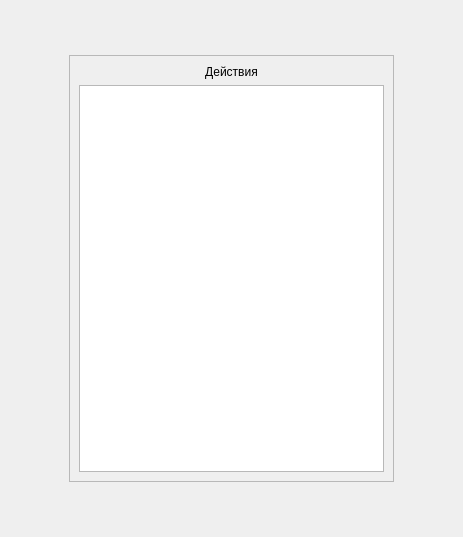
<?xml version="1.0" encoding="UTF-8"?>
<ui version="4.0">
 <class>Form</class>
 <widget class="QWidget" name="Form">
  <property name="geometry">
   <rect>
    <x>0</x>
    <y>0</y>
    <width>463</width>
    <height>537</height>
   </rect>
  </property>
  <property name="windowTitle">
   <string>Actions</string>
  </property>
  <layout class="QGridLayout" name="gridLayout">
   <item row="0" column="0">
    <widget class="QFrame" name="frame_2">
     <property name="minimumSize">
      <size>
       <width>325</width>
       <height>366</height>
      </size>
     </property>
     <property name="maximumSize">
      <size>
       <width>325</width>
       <height>427</height>
      </size>
     </property>
     <property name="frameShape">
      <enum>QFrame::StyledPanel</enum>
     </property>
     <property name="frameShadow">
      <enum>QFrame::Raised</enum>
     </property>
     <layout class="QVBoxLayout" name="verticalLayout_3">
      <item>
       <widget class="QLabel" name="label">
        <property name="text">
         <string>Действия</string>
        </property>
        <property name="alignment">
         <set>Qt::AlignHCenter|Qt::AlignTop</set>
        </property>
       </widget>
      </item>
      <item>
       <widget class="QListWidget" name="listWidget"/>
      </item>
     </layout>
    </widget>
   </item>
  </layout>
 </widget>
 <resources/>
 <connections/>
</ui>
